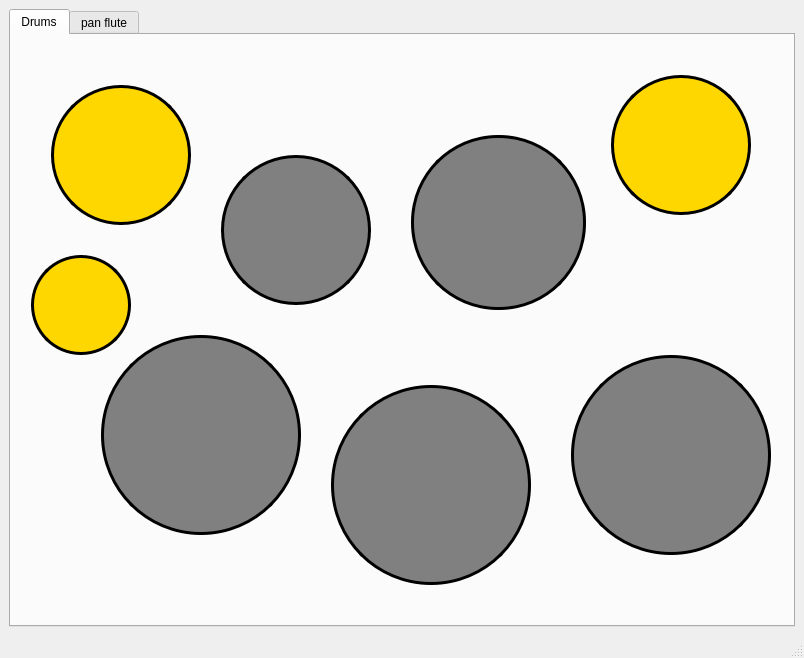
<?xml version="1.0" encoding="UTF-8"?>
<ui version="4.0">
 <class>MainWindow</class>
 <widget class="QMainWindow" name="MainWindow">
  <property name="geometry">
   <rect>
    <x>0</x>
    <y>0</y>
    <width>804</width>
    <height>658</height>
   </rect>
  </property>
  <property name="windowTitle">
   <string>MainWindow</string>
  </property>
  <widget class="QWidget" name="centralwidget">
   <layout class="QGridLayout" name="gridLayout">
    <item row="0" column="0">
     <widget class="QTabWidget" name="Tap">
      <property name="styleSheet">
       <string notr="true">round button</string>
      </property>
      <property name="currentIndex">
       <number>0</number>
      </property>
      <widget class="QWidget" name="tab">
       <attribute name="title">
        <string>Drums</string>
       </attribute>
       <widget class="QPushButton" name="pushButton">
        <property name="geometry">
         <rect>
          <x>210</x>
          <y>120</y>
          <width>150</width>
          <height>150</height>
         </rect>
        </property>
        <property name="styleSheet">
         <string notr="true">QPushButton {
  background-color: gray;

  border-color: rgb(0, 0, 0);
  border-width: 3px;        
  border-style: solid;
  border-radius: 75px;
}</string>
        </property>
        <property name="text">
         <string/>
        </property>
       </widget>
       <widget class="QPushButton" name="pushButton_2">
        <property name="geometry">
         <rect>
          <x>560</x>
          <y>320</y>
          <width>200</width>
          <height>200</height>
         </rect>
        </property>
        <property name="styleSheet">
         <string notr="true">QPushButton {
  background-color: gray;

  border-color: rgb(0, 0, 0);
  border-width: 3px;        
  border-style: solid;
  border-radius: 100px;
}</string>
        </property>
        <property name="text">
         <string/>
        </property>
       </widget>
       <widget class="QPushButton" name="pushButton_3">
        <property name="geometry">
         <rect>
          <x>400</x>
          <y>100</y>
          <width>175</width>
          <height>175</height>
         </rect>
        </property>
        <property name="styleSheet">
         <string notr="true">QPushButton {
  background-color: gray;

  border-color: rgb(0, 0, 0);
  border-width: 3px;        
  border-style: solid;
  border-radius: 87px;
}</string>
        </property>
        <property name="text">
         <string/>
        </property>
       </widget>
       <widget class="QPushButton" name="pushButton_4">
        <property name="geometry">
         <rect>
          <x>90</x>
          <y>300</y>
          <width>200</width>
          <height>200</height>
         </rect>
        </property>
        <property name="styleSheet">
         <string notr="true">QPushButton {
  background-color: gray;
  color: rgb(0, 0, 0);
  border-width: 3px;        
  border-style: solid;
  border-radius: 100px;
}</string>
        </property>
        <property name="text">
         <string/>
        </property>
       </widget>
       <widget class="QPushButton" name="pushButton_5">
        <property name="geometry">
         <rect>
          <x>600</x>
          <y>40</y>
          <width>140</width>
          <height>140</height>
         </rect>
        </property>
        <property name="styleSheet">
         <string notr="true">QPushButton {
  background-color: gold;

  border-color: rgb(0, 0, 0);
  border-width: 3px;        
  border-style: solid;
  border-radius: 70px;
}</string>
        </property>
        <property name="text">
         <string/>
        </property>
       </widget>
       <widget class="QPushButton" name="pushButton_6">
        <property name="geometry">
         <rect>
          <x>320</x>
          <y>350</y>
          <width>200</width>
          <height>200</height>
         </rect>
        </property>
        <property name="styleSheet">
         <string notr="true">QPushButton {
  background-color: gray;

  border-color: rgb(0, 0, 0);
  border-width: 3px;        
  border-style: solid;
  border-radius: 100px;
}</string>
        </property>
        <property name="text">
         <string/>
        </property>
       </widget>
       <widget class="QPushButton" name="pushButton_8">
        <property name="geometry">
         <rect>
          <x>20</x>
          <y>220</y>
          <width>100</width>
          <height>100</height>
         </rect>
        </property>
        <property name="styleSheet">
         <string notr="true">QPushButton {
  background-color: gold;

  border-color: rgb(0, 0, 0);
  border-width: 3px;        
  border-style: solid;
  border-radius: 50px;
}</string>
        </property>
        <property name="text">
         <string/>
        </property>
       </widget>
       <widget class="QPushButton" name="pushButton_7">
        <property name="geometry">
         <rect>
          <x>40</x>
          <y>50</y>
          <width>140</width>
          <height>140</height>
         </rect>
        </property>
        <property name="styleSheet">
         <string notr="true">QPushButton {
  background-color: gold;

  border-color: rgb(0, 0, 0);
  border-width: 3px;        
  border-style: solid;
  border-radius: 70px;
}</string>
        </property>
        <property name="text">
         <string/>
        </property>
       </widget>
      </widget>
      <widget class="QWidget" name="tab_2">
       <attribute name="title">
        <string>pan flute</string>
       </attribute>
       <widget class="QPushButton" name="p1">
        <property name="geometry">
         <rect>
          <x>20</x>
          <y>40</y>
          <width>50</width>
          <height>451</height>
         </rect>
        </property>
        <property name="styleSheet">
         <string notr="true">QPushButton {
  background-color: gold;
  color: rgb(0, 0, 0);

  border-width: 3px;        
  border-style: solid;
  border-radius: 20px;
}</string>
        </property>
        <property name="text">
         <string/>
        </property>
       </widget>
       <widget class="QPushButton" name="p2">
        <property name="geometry">
         <rect>
          <x>70</x>
          <y>40</y>
          <width>50</width>
          <height>411</height>
         </rect>
        </property>
        <property name="styleSheet">
         <string notr="true">QPushButton {
  background-color: gold;
  color: rgb(0, 0, 0);

  border-width: 3px;        
  border-style: solid;
  border-radius: 20px;
}</string>
        </property>
        <property name="text">
         <string/>
        </property>
       </widget>
       <widget class="QPushButton" name="p3">
        <property name="geometry">
         <rect>
          <x>120</x>
          <y>40</y>
          <width>50</width>
          <height>381</height>
         </rect>
        </property>
        <property name="styleSheet">
         <string notr="true">QPushButton {
  background-color: gold;
  color: rgb(0, 0, 0);

  border-width: 3px;        
  border-style: solid;
  border-radius: 20px;
}</string>
        </property>
        <property name="text">
         <string/>
        </property>
       </widget>
       <widget class="QPushButton" name="p4">
        <property name="geometry">
         <rect>
          <x>170</x>
          <y>40</y>
          <width>50</width>
          <height>351</height>
         </rect>
        </property>
        <property name="styleSheet">
         <string notr="true">QPushButton {
  background-color: gold;
  color: rgb(0, 0, 0);

  border-width: 3px;        
  border-style: solid;
  border-radius: 20px;
}</string>
        </property>
        <property name="text">
         <string/>
        </property>
       </widget>
       <widget class="QPushButton" name="p5">
        <property name="geometry">
         <rect>
          <x>220</x>
          <y>40</y>
          <width>50</width>
          <height>321</height>
         </rect>
        </property>
        <property name="styleSheet">
         <string notr="true">QPushButton {
  background-color: gold;
  color: rgb(0, 0, 0);

  border-width: 3px;        
  border-style: solid;
  border-radius: 20px;
}</string>
        </property>
        <property name="text">
         <string/>
        </property>
       </widget>
       <widget class="QPushButton" name="p6">
        <property name="geometry">
         <rect>
          <x>270</x>
          <y>40</y>
          <width>50</width>
          <height>281</height>
         </rect>
        </property>
        <property name="styleSheet">
         <string notr="true">QPushButton {
  background-color: gold;
  color: rgb(0, 0, 0);

  border-width: 3px;        
  border-style: solid;
  border-radius: 20px;
}</string>
        </property>
        <property name="text">
         <string/>
        </property>
       </widget>
       <widget class="QPushButton" name="p7">
        <property name="geometry">
         <rect>
          <x>320</x>
          <y>40</y>
          <width>50</width>
          <height>251</height>
         </rect>
        </property>
        <property name="styleSheet">
         <string notr="true">QPushButton {
  background-color: gold;
  color: rgb(0, 0, 0);

  border-width: 3px;        
  border-style: solid;
  border-radius: 20px;
}</string>
        </property>
        <property name="text">
         <string/>
        </property>
       </widget>
       <widget class="QPushButton" name="p8">
        <property name="geometry">
         <rect>
          <x>370</x>
          <y>40</y>
          <width>50</width>
          <height>231</height>
         </rect>
        </property>
        <property name="styleSheet">
         <string notr="true">QPushButton {
  background-color: gold;
  color: rgb(0, 0, 0);

  border-width: 3px;        
  border-style: solid;
  border-radius: 20px;
}</string>
        </property>
        <property name="text">
         <string/>
        </property>
       </widget>
       <widget class="QPushButton" name="p9">
        <property name="geometry">
         <rect>
          <x>420</x>
          <y>40</y>
          <width>50</width>
          <height>211</height>
         </rect>
        </property>
        <property name="styleSheet">
         <string notr="true">QPushButton {
  background-color: gold;
  color: rgb(0, 0, 0);

  border-width: 3px;        
  border-style: solid;
  border-radius: 20px;
}</string>
        </property>
        <property name="text">
         <string/>
        </property>
       </widget>
       <widget class="QPushButton" name="p10">
        <property name="geometry">
         <rect>
          <x>470</x>
          <y>40</y>
          <width>50</width>
          <height>191</height>
         </rect>
        </property>
        <property name="styleSheet">
         <string notr="true">QPushButton {
  background-color: gold;
  color: rgb(0, 0, 0);

  border-width: 3px;        
  border-style: solid;
  border-radius: 20px;
}</string>
        </property>
        <property name="text">
         <string/>
        </property>
       </widget>
       <widget class="QPushButton" name="p11">
        <property name="geometry">
         <rect>
          <x>520</x>
          <y>40</y>
          <width>50</width>
          <height>171</height>
         </rect>
        </property>
        <property name="styleSheet">
         <string notr="true">QPushButton {
  background-color: gold;
  color: rgb(0, 0, 0);

  border-width: 3px;        
  border-style: solid;
  border-radius: 20px;
}</string>
        </property>
        <property name="text">
         <string/>
        </property>
       </widget>
       <widget class="QPushButton" name="p12">
        <property name="geometry">
         <rect>
          <x>570</x>
          <y>40</y>
          <width>50</width>
          <height>151</height>
         </rect>
        </property>
        <property name="styleSheet">
         <string notr="true">QPushButton {
  background-color: gold;
  color: rgb(0, 0, 0);

  border-width: 3px;        
  border-style: solid;
  border-radius: 20px;
}</string>
        </property>
        <property name="text">
         <string/>
        </property>
       </widget>
      </widget>
     </widget>
    </item>
   </layout>
  </widget>
  <widget class="QStatusBar" name="statusbar"/>
 </widget>
 <resources/>
 <connections/>
</ui>
